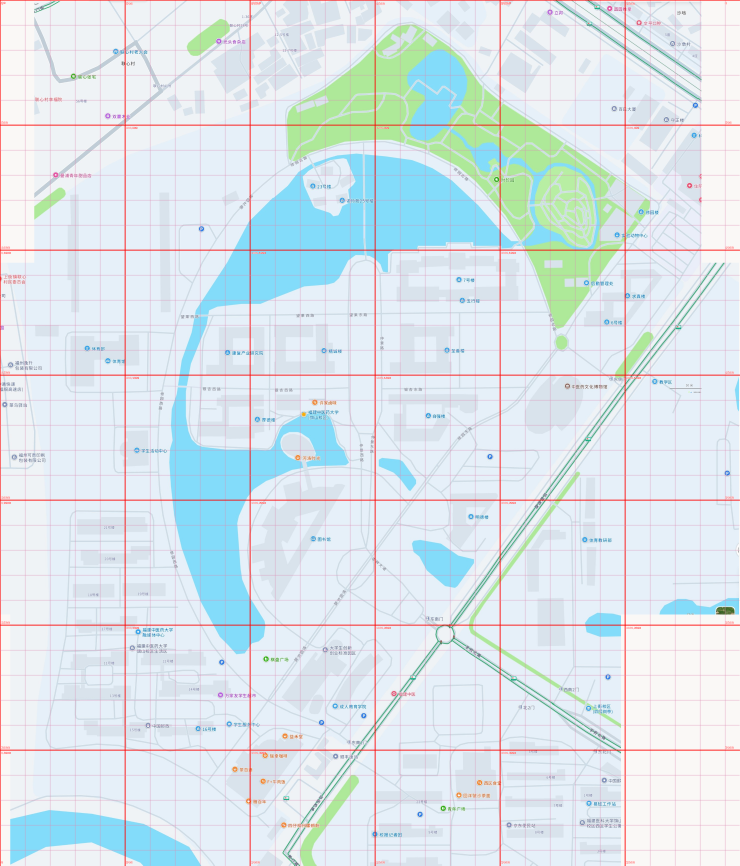
#> input picture _audit/campus_map_20261113/_data/amap/master_grid.png, 2957 x 3463 px, found by its file name (shown at 1/4 size)
$ python finalviews.py
#> lines starting #> are read from the running program, lines starting #| are printed output that depends on the picture
import cv2, numpy as np, os
BASE = r"C:\Users\Ko_Li\.openclaw\workspace\web\_audit\campus_map_20261113\_data\amap"
WORK = os.path.join(BASE, "_work")
g = cv2.imread(os.path.join(BASE, "master_grid.png"))
#> g is the input picture: shape (3463, 2957, 3); mean B, G, R 235.8, 230.2, 218.3
m = cv2.imread(os.path.join(BASE, "master.png"))
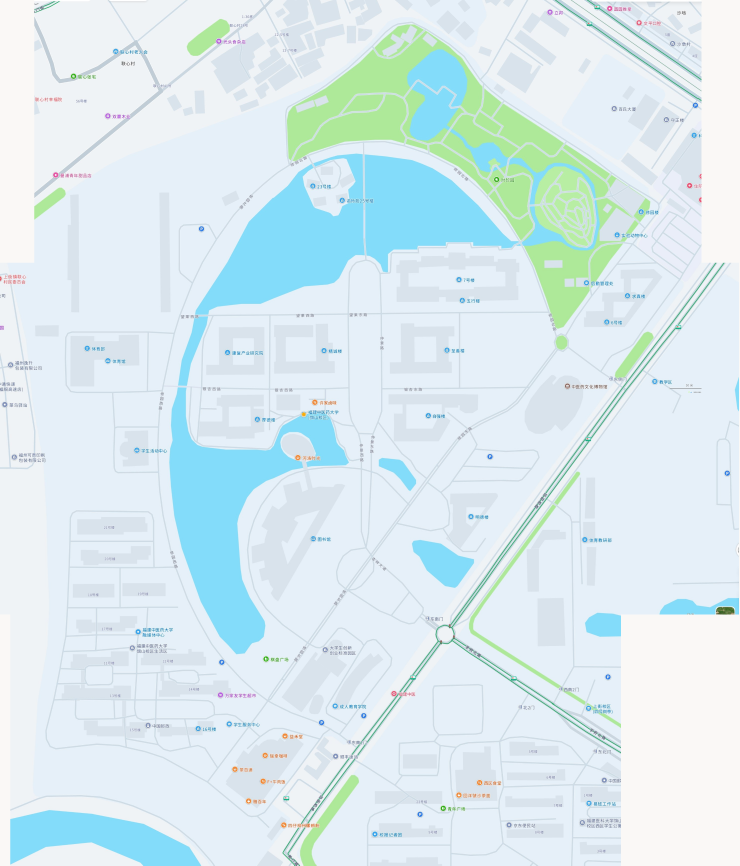
#> input picture _audit/campus_map_20261113/_data/amap/master.png, 2957 x 3463 px, found by its file name (shown at 1/4 size)
#> m is the input picture: shape (3463, 2957, 3); mean B, G, R 240.3, 235.5, 217.7
print("grid", g.shape, "master", m.shape)
#| grid (3463, 2957, 3) master (3463, 2957, 3)
# grid readability: 1:1 crop
cv2.imwrite(os.path.join(WORK, "v_grid.png"), g[2100:2600, 1100:1900], [cv2.IMWRITE_PNG_COMPRESSION, 6])
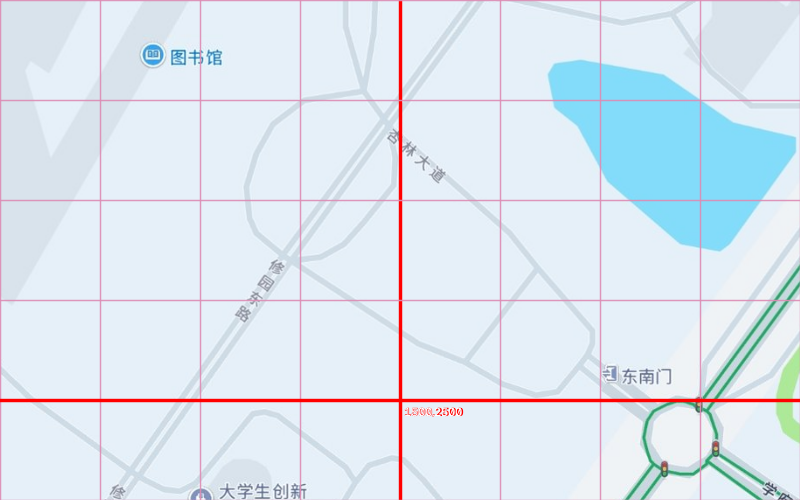
#> saved as v_grid.png: shape (500, 800, 3); mean B, G, R 240.3, 230.3, 219.6
# seam check: north/south seam at master y ~1051, x 1000-2000
cv2.imwrite(os.path.join(WORK, "v_seam.png"), m[950:1250, 1000:2000], [cv2.IMWRITE_PNG_COMPRESSION, 6])
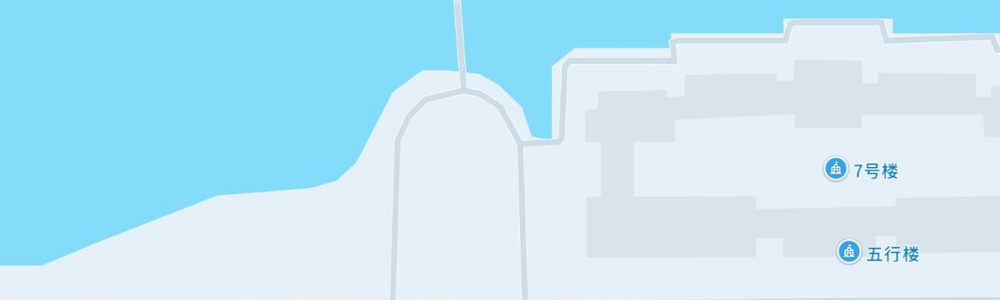
#> saved as v_seam.png: shape (300, 1000, 3); mean B, G, R 246.7, 229.9, 190.3
# west/south seam at master y ~2150
cv2.imwrite(os.path.join(WORK, "v_seam2.png"), m[2050:2350, 700:1700], [cv2.IMWRITE_PNG_COMPRESSION, 6])
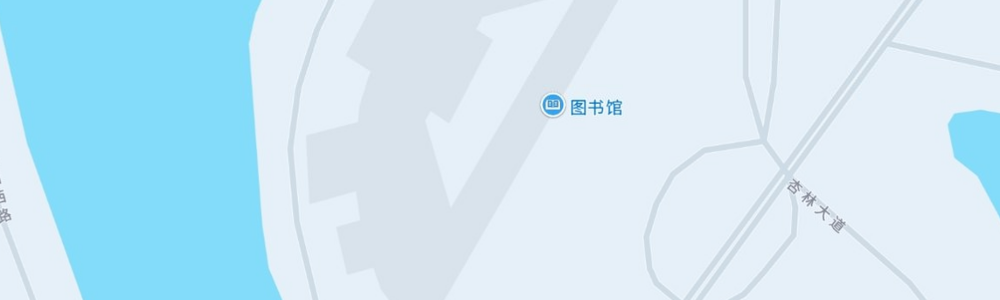
#> saved as v_seam2.png: shape (300, 1000, 3); mean B, G, R 246.1, 232.2, 203.3
print("saved views")
